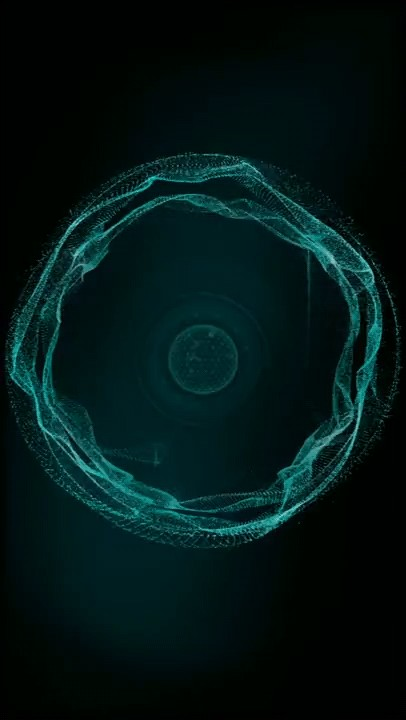
#> input picture assets/source_orb.png, 406 x 720 px
$ python make_orb_gif.py
#> lines starting #> are read from the running program, lines starting #| are printed output that depends on the picture; after the words box and inside, x2 and y2 are one past the last pixel; in counts of white or black regions, pixels touching at a corner belong together
"""One-off: build assets/jarvis_orb.gif (rotating, transparent bg) from the teal ring PNG."""

from pathlib import Path

from PIL import Image

BASE = Path(__file__).resolve().parent
SRC = BASE / "assets" / "source_orb.png"
OUT = BASE / "assets" / "jarvis_orb.gif"

SIZE = 400            # output square px
FRAMES = 36           # rotation steps
FRAME_MS = 55         # per-frame duration
BLACK_THRESH = 34     # brightness <= this -> transparent background
TRANSPARENT_INDEX = 0


def load_square() -> Image.Image:
    img = Image.open(SRC).convert("RGB")
#> img is the input picture: PIL image 406x720 RGB; mean R, G, B 3, 22.7, 22.1
    w, h = img.size
#> w = 406; h = 720
    side = min(w, h)
#> side = 406
    # center-crop on the ring (roughly vertical center of the portrait frame)
    cx, cy = w // 2, int(h * 0.50)
#> cx = 203; cy = 360
    left = max(0, min(cx - side // 2, w - side))
#> left = 0
    top = max(0, min(cy - side // 2, h - side))
#> top = 157
    sq = img.crop((left, top, left + side, top + side))
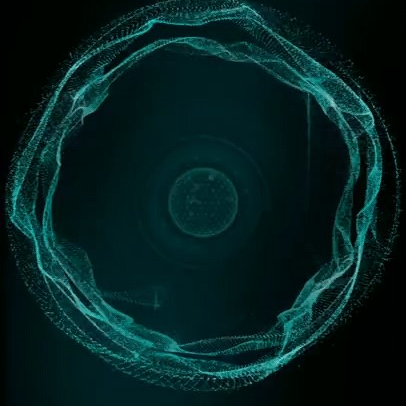
#> sq: PIL image 406x406 RGB; mean R, G, B 5.2, 33.5, 33.4
    return sq.resize((SIZE, SIZE), Image.LANCZOS)


def to_transparent_p(frame_rgb: Image.Image) -> Image.Image:
    px = frame_rgb.load()
    w, h = frame_rgb.size
    for y in range(h):
        for x in range(w):
            r, g, b = px[x, y]
            if max(r, g, b) <= BLACK_THRESH:
                px[x, y] = (0, 0, 0)
    # Reserve palette index 0 for pure black -> transparent
    p = frame_rgb.convert("P", palette=Image.ADAPTIVE, colors=255)
    p = p.point(lambda i: i + 1)  # shift indices up by 1, freeing index 0
    pal = p.getpalette()
    pal = [0, 0, 0] + pal[: 255 * 3]
    p.putpalette(pal)
    # Any pixel that is pure black in RGB -> index 0
    mask = frame_rgb.convert("L").point(lambda v: 0 if v <= BLACK_THRESH else 255, "1")
    black_layer = Image.new("P", frame_rgb.size, TRANSPARENT_INDEX)
    p.paste(black_layer, (0, 0), Image.eval(mask, lambda v: 255 - v).convert("1"))
    return p


def main():
    base = load_square()
    frames = []
    for i in range(FRAMES):
        angle = (360.0 / FRAMES) * i
        rot = base.rotate(angle, resample=Image.BICUBIC, expand=False, fillcolor=(0, 0, 0))
        frames.append(to_transparent_p(rot))
#> this loop made 36 passes
#> pass 1, in to_transparent_p, `p = frame_rgb.convert("P", palette=Image.ADAPTIVE, colors=255)`:
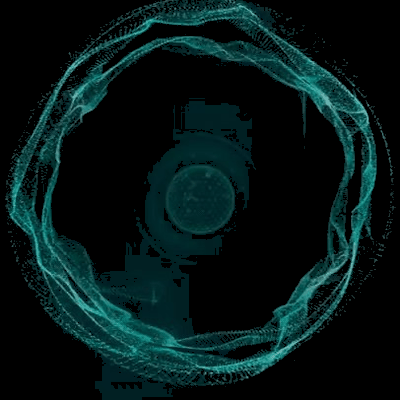
#> p: PIL image 400x400 P; mean R, G, B 4.8, 22.9, 22.8
#> pass 1, in to_transparent_p, `mask = frame_rgb.convert("L").point(lambda v: 0 if v <= BLACK_THRESH e..`:
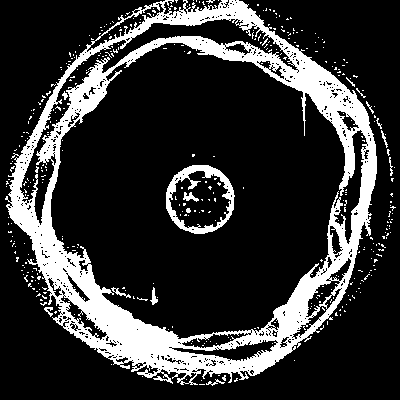
#> mask: PIL image 400x400 1; 20.2% white; 395 white regions (380 under 20 px), largest, box (x1, y1, x2, y2) and area: (5, 0, 377, 385) 29181, (166, 165, 235, 234) 1327, (183, 192, 199, 202) 79
#> after the loop:
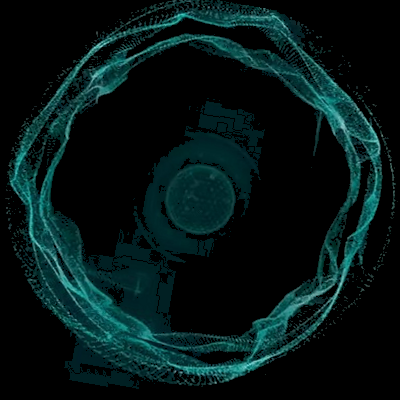
#> rot: PIL image 400x400 RGB; mean R, G, B 4.8, 22.3, 22.3
#> after the loop, frames = 36 items

    frames[0].save(
        OUT,
        save_all=True,
        append_images=frames[1:],
        duration=FRAME_MS,
        loop=0,
        transparency=TRANSPARENT_INDEX,
        disposal=2,
        optimize=False,
    )
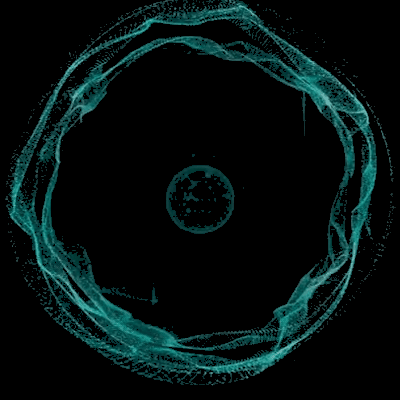
#> saved as jarvis_orb.gif: PIL image 400x400 P; mean R, G, B 4.5, 16.8, 16.4
    print(f"Wrote {OUT} ({FRAMES} frames, {SIZE}x{SIZE})")


if __name__ == "__main__":
    main()
